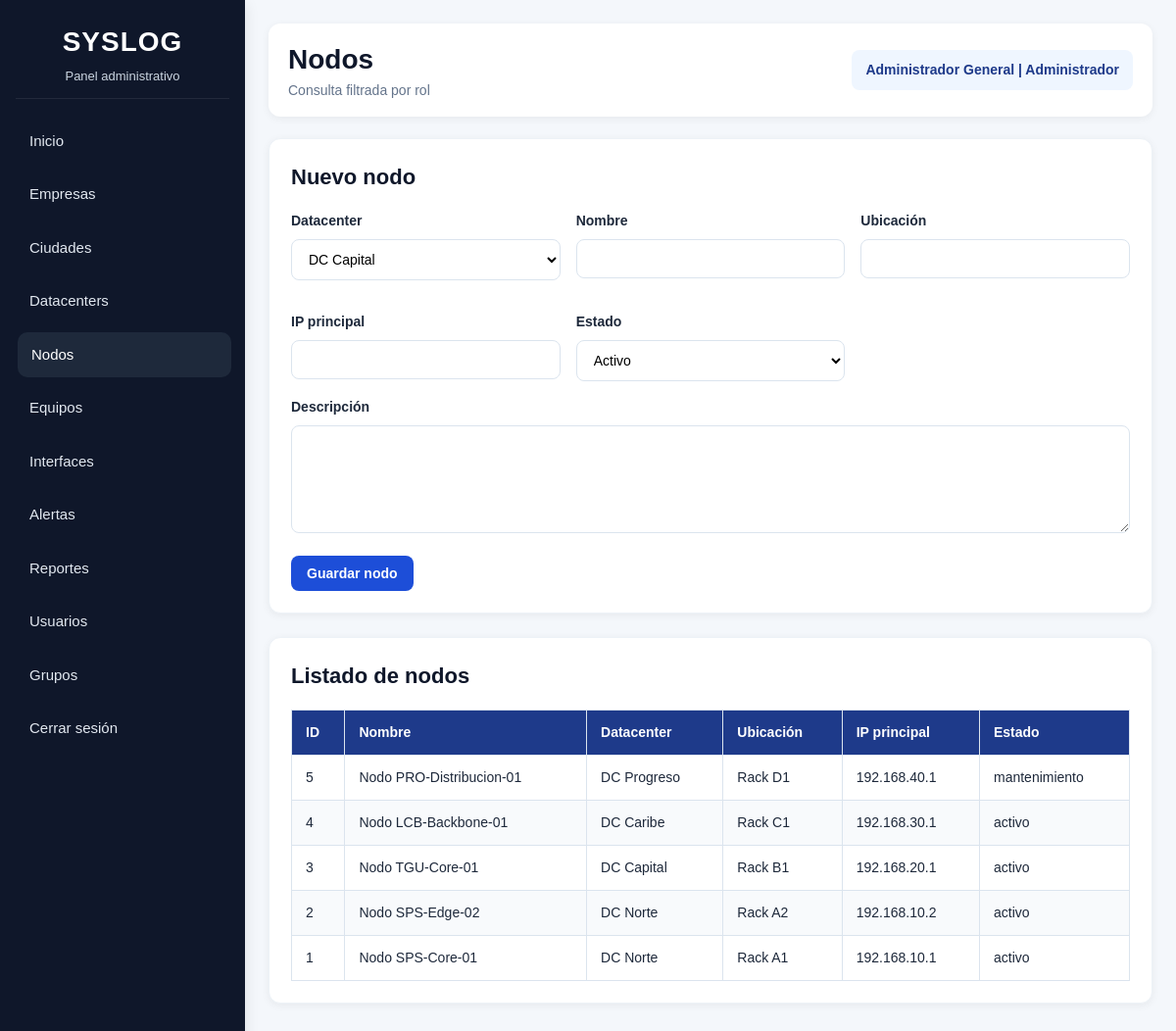
/pages/nodos.php (signed in), run on the app's committed database.
### tables this page shows
CREATE TABLE `nodo` (
  `id_nodo` int(11) NOT NULL,
  `id_datacenter` int(11) NOT NULL,
  `nombre` varchar(100) NOT NULL,
  `ubicacion` varchar(150) DEFAULT NULL,
  `ip_principal` varchar(45) DEFAULT NULL,
  `descripcion` varchar(255) DEFAULT NULL,
  `estado` enum('activo','inactivo','mantenimiento') DEFAULT 'activo'
);

CREATE TABLE `datacenter` (
  `id_datacenter` int(11) NOT NULL,
  `id_empresa` int(11) NOT NULL,
  `id_ciudad` int(11) NOT NULL,
  `nombre` varchar(100) NOT NULL,
  `direccion` varchar(255) DEFAULT NULL,
  `nivel_seguridad` enum('bajo','medio','alto') DEFAULT 'medio',
  `estado` enum('activo','inactivo','mantenimiento') DEFAULT 'activo'
);

### includes/auth.php (called while the page is built, shortened)
<?php
function currentRole() {
    return $_SESSION["rol"] ?? "";
}
function isAdmin() {
    return currentRole() === "Administrador";
}
function getScope() {
    return [
        "rol"           => $_SESSION["rol"] ?? "",
        "id_empresa"    => $_SESSION["id_empresa"] ?? null,
        "id_datacenter" => $_SESSION["id_datacenter"] ?? null,
        "id_nodo"       => $_SESSION["id_nodo"] ?? null,
        "id_equipo"     => $_SESSION["id_equipo"] ?? null
    ];
}
?>

### pages/nodos.php (the view, shortened to what this page needs)
<?php
require_once "../includes/auth.php";
require_once "../includes/db.php";
$scope = getScope();
$rol = $scope["rol"];
$esAdmin = isAdmin();
$datacenters = [];
if ($esAdmin) {
    $datacenters = $pdo->query("SELECT id_datacenter, nombre FROM datacenter ORDER BY nombre")->fetchAll(PDO::FETCH_ASSOC);
}
if ($rol === "Administrador") {
    $stmt = $pdo->query("
        SELECT n.*, d.nombre AS datacenter
        FROM nodo n
        INNER JOIN datacenter d ON n.id_datacenter = d.id_datacenter
        ORDER BY n.id_nodo DESC
    ");
} else {
    $stmt = $pdo->prepare("SELECT * FROM nodo WHERE 1=0");
    $stmt->execute();
}
$nodos = $stmt->fetchAll(PDO::FETCH_ASSOC);
?>
<!DOCTYPE html>
<html lang="es">
<head>
    <link rel="stylesheet" href="../css/style.css">
</head>
<body>
<div class="main-layout">
    <?php include "../includes/menu.php"; ?>
    <div class="content">
        <div class="topbar">
            <div>
                <h1>Nodos</h1>
                <p class="muted-text">Consulta filtrada por rol</p>
            </div>
            <div class="user-box"><?php echo htmlspecialchars($_SESSION["usuario"]); ?> | <?php echo htmlspecialchars($rol); ?></div>
        </div>
        <?php if ($esAdmin): ?>
        <div class="section">
            <div class="section-header"><h2>Nuevo nodo</h2></div>
            <form method="POST">
                <div class="form-grid">
                    <div class="form-group">
                        <label>Datacenter</label>
                        <select name="id_datacenter" required>
                            <?php foreach ($datacenters as $dc): ?>
                                <option value="<?php echo $dc["id_datacenter"]; ?>"><?php echo htmlspecialchars($dc["nombre"]); ?></option>
                            <?php endforeach; ?>
                        </select>
                    </div>
                    <div class="form-group"><label>Nombre</label><input type="text" name="nombre" required></div>
                    <div class="form-group"><label>Ubicación</label><input type="text" name="ubicacion"></div>
                    <div class="form-group"><label>IP principal</label><input type="text" name="ip_principal"></div>
                    <div class="form-group">
                        <label>Estado</label>
                        <select name="estado">
                            <option value="activo">Activo</option>
                        </select>
                    </div>
                </div>
                <div class="form-group"><label>Descripción</label><textarea name="descripcion"></textarea></div>
                <button class="btn btn-primary" type="submit">Guardar nodo</button>
            </form>
        </div>
        <?php endif; ?>
        <div class="section">
            <div class="section-header"><h2>Listado de nodos</h2></div>
            <div class="table-responsive">
                <table class="table">
                    <thead>
                        <tr>
                            <th>ID</th>
                            <th>Nombre</th>
                            <th>Datacenter</th>
                            <th>Ubicación</th>
                            <th>IP principal</th>
                            <th>Estado</th>
                        </tr>
                    </thead>
                    <tbody>
                        <?php foreach ($nodos as $nodo): ?>
                        <tr>
                            <td><?php echo $nodo["id_nodo"]; ?></td>
                            <td><?php echo htmlspecialchars($nodo["nombre"]); ?></td>
                            <td><?php echo htmlspecialchars($nodo["datacenter"]); ?></td>
                            <td><?php echo htmlspecialchars($nodo["ubicacion"]); ?></td>
                            <td><?php echo htmlspecialchars($nodo["ip_principal"]); ?></td>
                            <td><?php echo htmlspecialchars($nodo["estado"]); ?></td>
                        </tr>
                        <?php endforeach; ?>
                    </tbody>
                </table>
            </div>
        </div>
    </div>
</div>
</body>
</html>

### css/style.css (style rules this page uses)
* { margin: 0; padding: 0; box-sizing: border-box; }
:root { --bg-main: #f4f7fb; --bg-card: #ffffff; --bg-sidebar: #0f172a; --bg-sidebar-hover: #1e293b; --bg-topbar: #ffffff; --primary: #1d4ed8; --primary-dark: #1e3a8a; --secondary: #0ea5e9; --success: #16a34a; --warning: #f59e0b; --danger: #dc2626; --dark: #0f172a; --gray: #64748b; --light-gray: #e2e8f0; --border: #dbe4ee; --text-main: #1e293b; --text-light: #ffffff; --text-muted: #64748b; --shadow-sm: 0 2px 8px rgba(0,0,0,0.06); --shadow-md: 0 4px 14px rgba(0,0,0,0.10); --shadow-lg: 0 10px 25px rgba(0,0,0,0.16); --radius-sm: 8px; --radius-md: 12px; --radius-lg: 16px; --transition: all 0.25s ease; }
body { font-family: Arial, Helvetica, sans-serif; background: var(--bg-main); color: var(--text-main); line-height: 1.5; }
.main-layout { display: flex; min-height: 100vh; }
.content { flex: 1; padding: 24px; overflow-x: auto; }
.topbar { background: var(--bg-topbar); border-radius: var(--radius-md); box-shadow: var(--shadow-sm); padding: 16px 20px; margin-bottom: 22px; display: flex; align-items: center; justify-content: space-between; gap: 16px; }
.topbar h1 { font-size: 28px; color: var(--dark); }
.user-box { background: #eff6ff; color: var(--primary-dark); padding: 10px 14px; border-radius: var(--radius-sm); font-size: 14px; font-weight: bold; }
.section { background: var(--bg-card); border-radius: var(--radius-md); box-shadow: var(--shadow-sm); padding: 22px; margin-bottom: 24px; border: 1px solid #edf2f7; }
.section-header { display: flex; justify-content: space-between; align-items: center; gap: 14px; margin-bottom: 18px; flex-wrap: wrap; }
.section-header h2 { font-size: 22px; color: var(--dark); }
.btn { display: inline-block; border: none; border-radius: var(--radius-sm); padding: 10px 16px; font-size: 14px; font-weight: bold; cursor: pointer; transition: var(--transition); }
.btn-primary { background: var(--primary); color: white; }
.table-responsive { width: 100%; overflow-x: auto; }
.table { width: 100%; border-collapse: collapse; min-width: 800px; }
.table thead { background: var(--primary-dark); color: white; }
.table th, .table td { padding: 12px 14px; border: 1px solid var(--border); text-align: left; font-size: 14px; }
.table tbody tr:nth-child(even) { background: #f8fafc; }
.form-grid { display: grid; grid-template-columns: repeat(auto-fit, minmax(220px, 1fr)); gap: 16px; }
.form-group { margin-bottom: 16px; }
.form-group label { display: block; margin-bottom: 8px; font-weight: bold; color: var(--text-main); font-size: 14px; }
.form-group input, .form-group select, .form-group textarea { width: 100%; border: 1px solid var(--border); border-radius: var(--radius-sm); padding: 11px 13px; font-size: 14px; background: #fff; outline: none; transition: var(--transition); }
.form-group textarea { min-height: 110px; resize: vertical; }
.muted-text { color: var(--text-muted); font-size: 14px; }

### data on the page
nodo: id_nodo "5", nombre "Nodo PRO-Distribucion-01", id_datacenter.nombre "DC Progreso", ubicacion "Rack D1", ip_principal "192.168.40.1", estado "mantenimiento"
nodo: id_nodo "4", nombre "Nodo LCB-Backbone-01", id_datacenter.nombre "DC Caribe", ubicacion "Rack C1", ip_principal "192.168.30.1", estado "activo"
nodo: id_nodo "3", nombre "Nodo TGU-Core-01", id_datacenter.nombre "DC Capital", ubicacion "Rack B1", ip_principal "192.168.20.1", estado "activo"
nodo: id_nodo "2", nombre "Nodo SPS-Edge-02", id_datacenter.nombre "DC Norte", ubicacion "Rack A2", ip_principal "192.168.10.2", estado "activo"
nodo: id_nodo "1", nombre "Nodo SPS-Core-01", id_datacenter.nombre "DC Norte", ubicacion "Rack A1", ip_principal "192.168.10.1", estado "activo"

### other printed values
$_SESSION["usuario"] "Administrador General"
$rol "Administrador"
form field id_datacenter "DC Capital"
